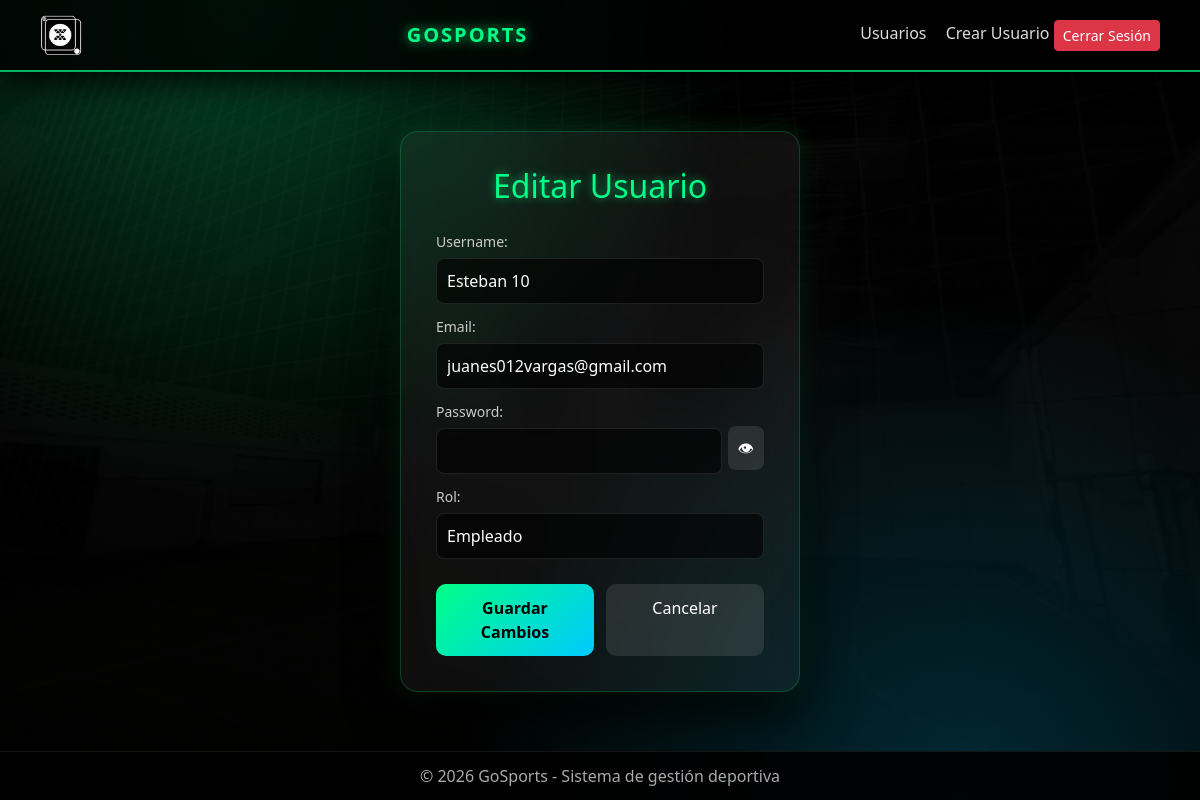
Page /usuarios/editar/4/ (signed in) on the committed database.
### usuarios/models.py (models this page shows)
class Usuario(models.Model):
    ROLES = (
        ('admin', 'Administrador'),
        ('empleado', 'Empleado'),
        ('cliente', 'Cliente'),
    )
    username = models.CharField(max_length=100)
    email = models.EmailField(blank=True, null=True)
    password = models.CharField(max_length=100)
    rol = models.CharField(max_length=20, choices=ROLES, default='cliente')

### usuarios/views.py (the view)
# urls.py: path('editar/<int:id>/', views.editar_usuario, name='editar_usuario'),
@login_required
def editar_usuario(request, id):
    if not (request.user.is_superuser or request.user.is_staff):
        messages.error(request, 'No tienes permiso para editar usuarios ❌')
        return redirect('reservas:home')
    usuario = get_object_or_404(Usuario, id=id)
    if request.method == 'POST':
        form = UsuarioForm(request.POST, instance=usuario)
        if form.is_valid():
            form.save()
            messages.success(request, 'Usuario actualizado correctamente ✅')
            return redirect('usuarios:lista_usuarios')
    else:
        form = UsuarioForm(instance=usuario)
    return render(request, 'usuario/editar_usuario.html', {
        'form': form,
        'usuario': usuario
    })

### usuarios/forms.py (shortened to what this page needs)
class UsuarioForm(forms.ModelForm):
    password = forms.CharField(
        widget=forms.PasswordInput(attrs={'class': 'form-control'}),
        required=False
    )
    class Meta:
        model = Usuario
        fields = ['username', 'email', 'password', 'rol']
        widgets = {
            'username': forms.TextInput(attrs={'class': 'form-control'}),
            'email': forms.EmailInput(attrs={'class': 'form-control'}),
            'rol': forms.Select(attrs={'class': 'form-select'}),
        }

### templates/usuario/editar_usuario.html (shortened to what this page needs)
{% load static %}
<!DOCTYPE html>
<html lang="es">
<head>
    <link href="https://cdn.jsdelivr.net/npm/bootstrap@5.3.0/dist/css/bootstrap.min.css" rel="stylesheet">
    <link rel="stylesheet" href="{% static 'css/editar_usuarios.css' %}">
</head>
<body>
    <nav class="navbar">
        <img src="{% static 'img/icono.jpg' %}" class="me-2" style="height:40px;">
        <div class="logo">GOSPORTS</div>
        <div class="nav-links">
            <a href="{% url 'usuarios:lista_usuarios' %}">Usuarios</a>
            <a href="{% url 'usuarios:crear_usuario' %}">Crear Usuario</a>
            <form method="post" action="{% url 'auth:logout' %}" style="display:inline;">
                <button type="submit" class="btn btn-danger btn-sm">
                    Cerrar Sesión
                </button>
            </form>
        </div>
    </nav>
    <div class="container">
        <div class="card-form">
            <h2>Editar Usuario</h2>
            <form method="post">
                <label for="id_username">Username:</label>
                {{ form.username }}
                <label for="id_email">Email:</label>
                {{ form.email }}
                <label for="id_password">Password:</label>
                <div class="password-container">
                    {{ form.password }}
                    <button type="button" onclick="togglePassword()">👁</button>
                </div>
                <label for="id_rol">Rol:</label>
                {{ form.rol }}
                <div class="acciones">
                    <button type="submit" class="btn-submit">Guardar Cambios</button>
                    <a href="{% url 'usuarios:lista_usuarios' %}" class="btn-cancelar">Cancelar</a>
                </div>
            </form>
        </div>
    </div>
    <footer class="footer">
        © 2026 GoSports - Sistema de gestión deportiva
    </footer>
</body>
</html>

### static/css/editar_usuarios.css (style rules this page uses)
html, body { margin: 0; padding: 0; height: 100%; font-family: "Segoe UI", Arial, sans-serif; display: flex; flex-direction: column; background: radial-gradient(circle at 20% 0%, rgba(0,255,135,0.25), transparent 40%), radial-gradient(circle at 80% 100%, rgba(0,201,255,0.20), transparent 40%), linear-gradient(rgba(0,0,0,0.95), rgba(0,0,0,0.98)), url('/static/img/cancha.jpg'); background-size: cover; background-position: center; background-attachment: fixed; color: #fff; }
.navbar { background: rgba(0,0,0,0.8); backdrop-filter: blur(15px); color: #fff; padding: 15px 40px; display: flex; justify-content: space-between; align-items: center; border-bottom: 2px solid rgba(0,255,135,0.7); box-shadow: 0 10px 35px rgba(0,0,0,0.9); }
.logo { font-weight: 900; font-size: 20px; color: #00ff87; letter-spacing: 2px; text-shadow: 0 0 12px rgba(0,255,135,0.8); }
.nav-links a { color: #ddd; margin-left: 15px; text-decoration: none; position: relative; transition: 0.3s; }
.nav-links a::after { content: ""; position: absolute; width: 0%; height: 2px; bottom: -5px; left: 0; background: #00ff87; transition: 0.3s; }
.container { width: 90%; max-width: 1200px; margin: 30px auto; flex: 1 0 auto; display: flex; justify-content: center; align-items: center; }
.card-form { background: rgba(255,255,255,0.05); backdrop-filter: blur(20px); padding: 35px; border-radius: 18px; width: 400px; border: 1px solid rgba(0,255,135,0.2); box-shadow: 0 20px 50px rgba(0,0,0,0.9), 0 0 25px rgba(0,255,135,0.15); }
.card-form h2 { text-align: center; margin-bottom: 25px; color: #00ff87; text-shadow: 0 0 10px rgba(0,255,135,0.6); }
.card-form label { margin-top: 12px; display: block; font-size: 14px; color: #ccc; }
.card-form input, .card-form select { width: 100%; padding: 10px; margin-top: 6px; border-radius: 8px; border: 1px solid rgba(255,255,255,0.1); background: rgba(0,0,0,0.6); color: #fff; transition: 0.3s; }
.password-container { display: flex; align-items: center; }
.password-container button { margin-left: 6px; padding: 10px; border: none; background: rgba(255,255,255,0.1); color: #fff; border-radius: 8px; cursor: pointer; transition: 0.3s; }
.acciones { margin-top: 25px; display: flex; gap: 12px; }
.btn-submit { flex: 1; padding: 12px; background: linear-gradient(135deg, #00ff87, #00c9ff); color: #000; border: none; border-radius: 10px; font-weight: bold; cursor: pointer; transition: 0.3s; }
.btn-cancelar { flex: 1; padding: 12px; background: rgba(255,255,255,0.1); color: #fff; text-align: center; border-radius: 10px; text-decoration: none; transition: 0.3s; }
.footer { background: rgba(0,0,0,0.9); backdrop-filter: blur(12px); color: #aaa; text-align: center; padding: 12px; margin-top: auto; border-top: 1px solid rgba(255,255,255,0.08); }

### rows in the picture
Usuario: username "Esteban 10", email "juanes012vargas@gmail.com", rol "Empleado"
